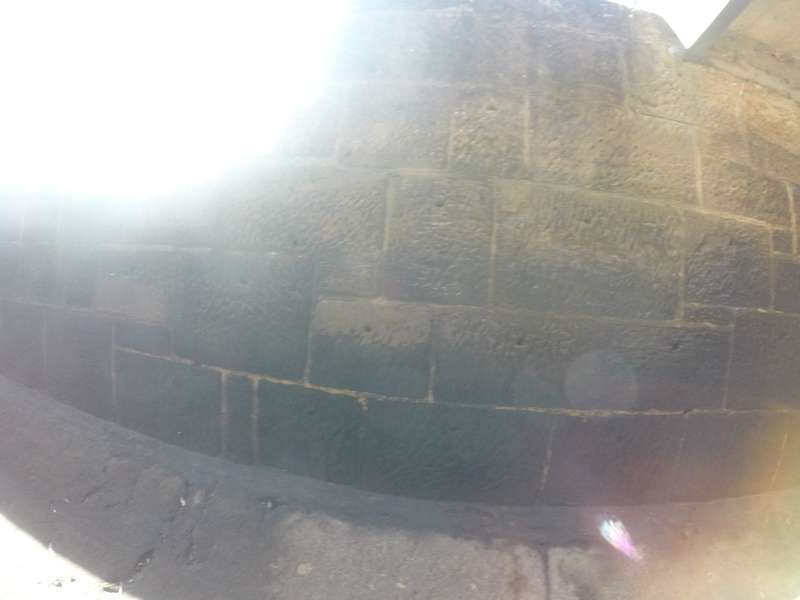
#> input picture example1_1.JPG, 800 x 600 px
$ python detector.py example1_1.JPG
#> lines starting #> are read from the running program, lines starting #| are printed output that depends on the picture; after the words box and inside, x2 and y2 are one past the last pixel; in counts of white or black regions, pixels touching at a corner belong together
#> further down, img is the input picture: shape (600, 800, 3); mean B, G, R 157.8, 161.6, 162.8
import sys
import math
import numpy as np
import cv2

def _calc_white_pixel_ratio(bw_image):
    '''
    Calculates the number of white pixels to black pixels on a binary image
    as a fraction between 0 and 1
    '''
    white_pixel_count = cv2.countNonZero(bw_image)
    total_pixel_count = len(bw_image)*len(bw_image[0])
    white_percentage = white_pixel_count / total_pixel_count
    return white_percentage

# [12 lines left out: function _calculate_angle, not called in this run]

def is_flare_lots(img, show_final_img_analysed=False):
    '''
    Checks what percentage of the image is light, and rejects if the percentage is
    too high.

    Returns a boolean value
    '''
#> called with show_final_img_analysed = False
    PERCENTAGE_THRESHOLD = 0.15

    grey_img = cv2.cvtColor(img, cv2.COLOR_BGR2GRAY)
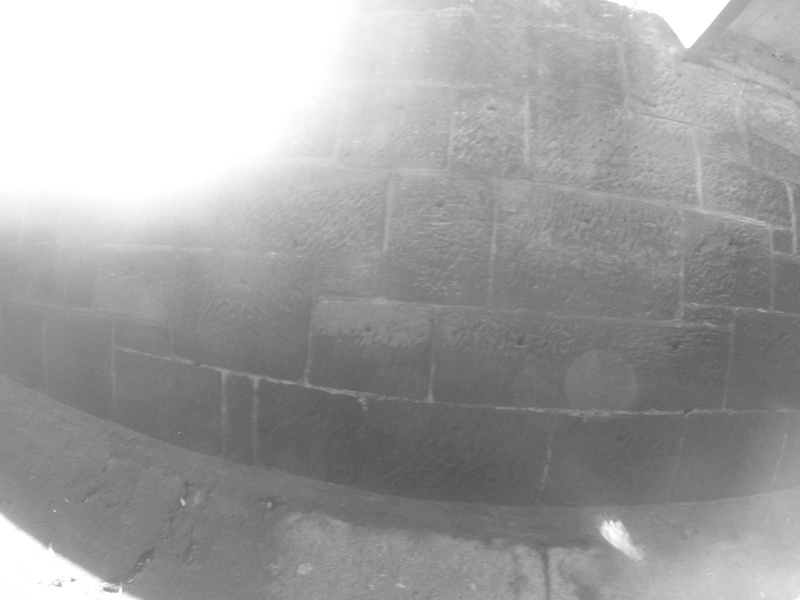
#> grey_img: shape (600, 800); min 84, max 255, mean 161.5
    (_, bw_image) = cv2.threshold(grey_img, 240, 255, cv2.THRESH_BINARY)
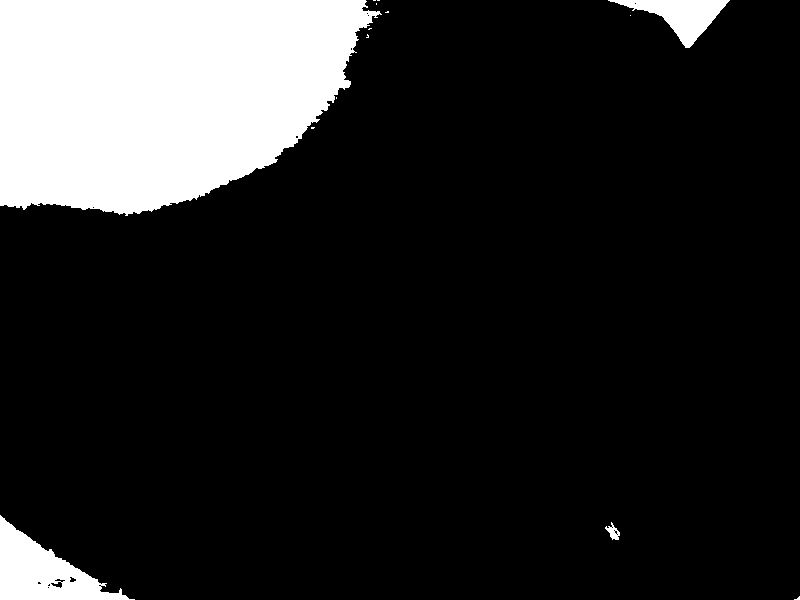
#> bw_image: shape (600, 800); 15.1% white; 14 white regions (10 under 20 px), largest, box (x1, y1, x2, y2) and area: (0, 0, 382, 216) 64720, (0, 515, 135, 600) 5108, (608, 0, 730, 48) 2376, (605, 522, 620, 540) 126

    # if statement is for testing purposes
    if show_final_img_analysed:
        cv2.imwrite("flare_lots.JPG", bw_image)

    return _calc_white_pixel_ratio(bw_image) > PERCENTAGE_THRESHOLD
#> in _calc_white_pixel_ratio, `white_pixel_count = cv2.countNonZero(bw_image)`: white_pixel_count = 72378
#> in _calc_white_pixel_ratio, `total_pixel_count = len(bw_image)*len(bw_image[0])`: total_pixel_count = 480000
#> in _calc_white_pixel_ratio, `white_percentage = white_pixel_count / total_pixel_count`: white_percentage = 0.151

# [127 lines left out: functions is_flare_elliptical, is_flare_rays, is_flare_arcs, not called in this run]

if __name__ == "__main__":
    img_list = sys.argv[1:]
    flares = 0
    good = 0
    for img_name in img_list:
        img = cv2.imread(img_name)
        if is_flare_lots(img):
            print("1")
            flares += 1
#> flares = 1
        elif is_flare_elliptical(img):
            print("1")
            flares += 1
        elif is_flare_rays(img):
            print("1")
            flares += 1
    # Attempt to implement arcs due to flares was unsuccessful
        # elif is_flare_arcs(img):
            # print("1 - arcs")
        else:
            print("0")
            good += 1
    # print(f"flares - {flares}, good - {good}")

$ run again, on example3_1.JPG
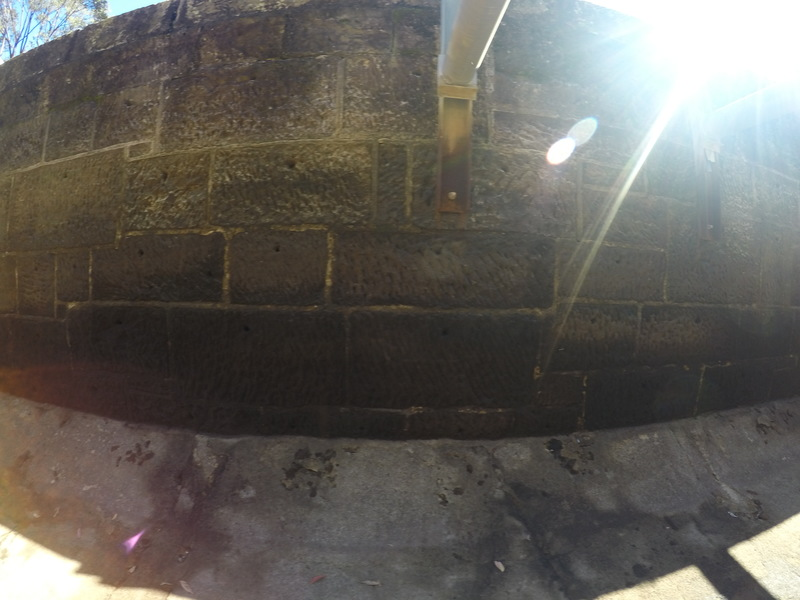
#> input picture example3_1.JPG, 800 x 600 px
#> img is the input picture: shape (600, 800, 3); mean B, G, R 90.2, 96, 99.5
#> in is_flare_lots, `(_, bw_image) = cv2.threshold(grey_img, 240, 255, cv2.THRESH_BINARY)`:
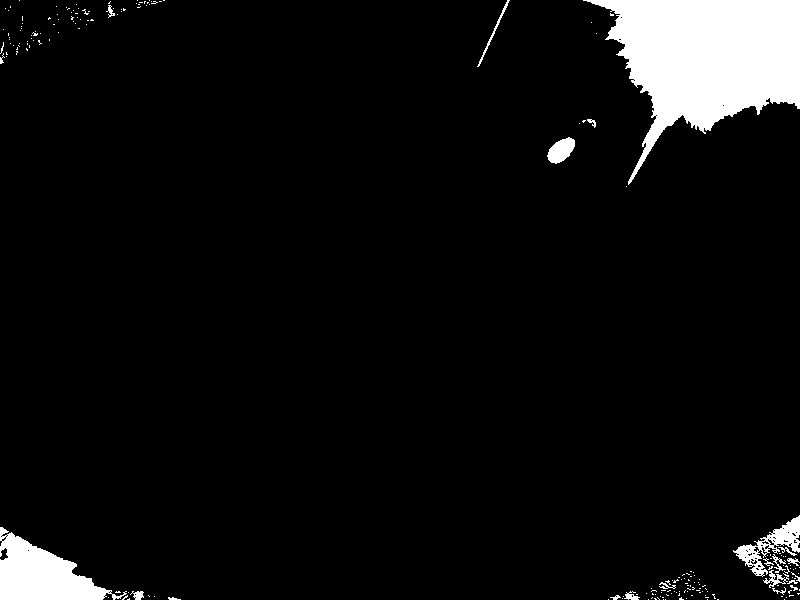
#> bw_image: shape (600, 800); 5.9% white; 204 white regions (182 under 20 px), largest, box (x1, y1, x2, y2) and area: (583, 0, 800, 185) 20570, (0, 527, 127, 600) 4589, (733, 515, 800, 577) 1264
#> white_pixel_count = 28384
#> total_pixel_count = 480000
#> white_percentage = 0.0591
#> in is_flare_elliptical, `(_, bw_image) = cv2.threshold(grey_img, 220, 255, cv2.THRESH_BINARY)`:
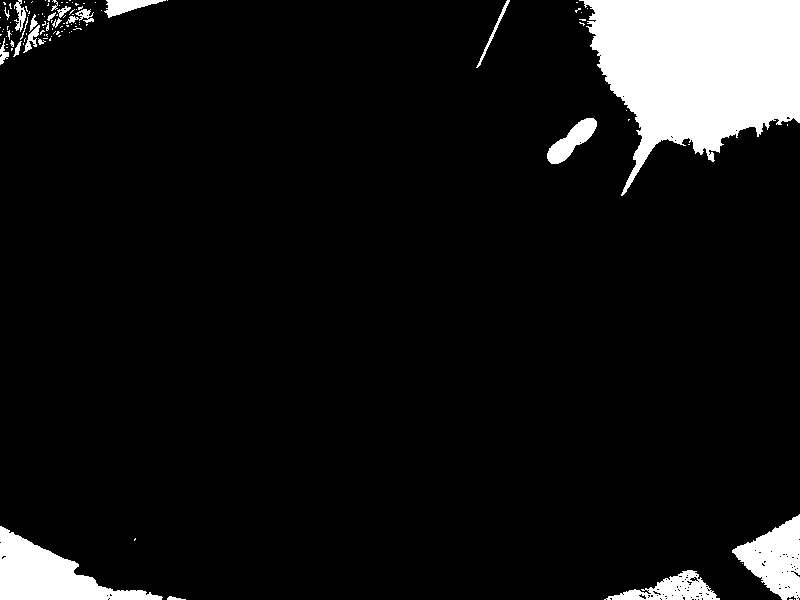
#> bw_image: shape (600, 800); 8.4% white; 110 white regions (89 under 20 px), largest, box (x1, y1, x2, y2) and area: (579, 0, 800, 196) 26802, (0, 526, 163, 600) 5259, (732, 514, 800, 600) 3297
#> keypoints = ()
#> lines = 81 rows, first 6: [626, 104, 754, 0], [625, 100, 749, 0], [636, 161, 797, 0], [620, 96, 716, 0], [635, 159, 794, 0], [633, 157, 790, 0]
#> the loop in is_flare_rays, `for line in lines:` made 81 passes
#> after the loop in is_flare_rays, `for line in lines:`: count = 64
#> flares = 1
